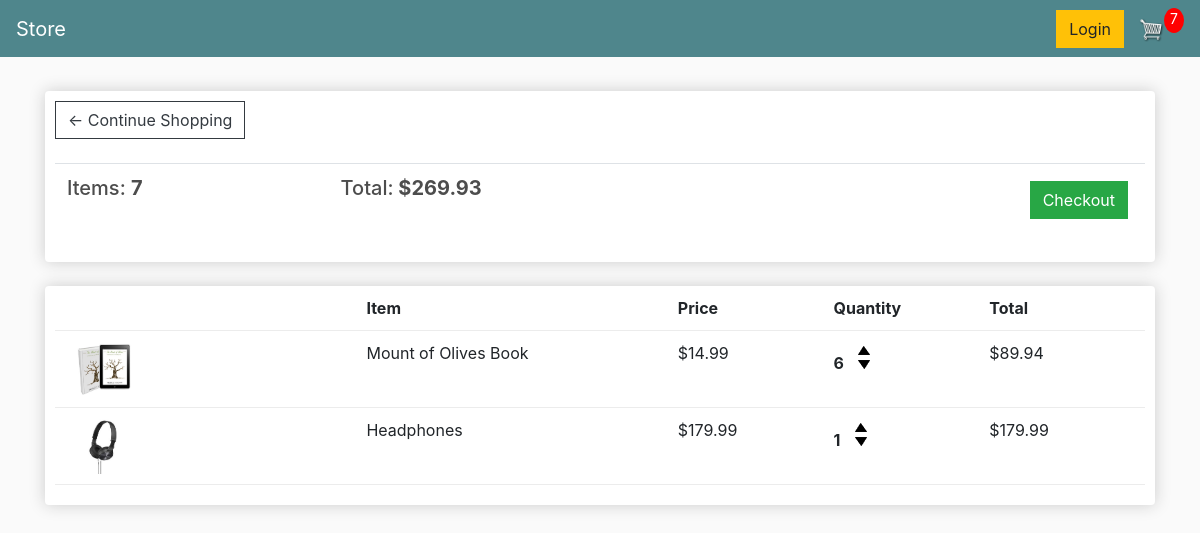
The app's page /cart/ (signed in) with its own data.
### store/models.py (models this page shows, shortened)
class Order(models.Model):
    customer = models.ForeignKey(Customer, on_delete=models.SET_NULL, blank=True, null=True)
    date_ordered = models.DateTimeField(auto_now_add=True)
    complete = models.BooleanField(default=False)
    transaction_id = models.CharField(max_length=200, null=True)
    @property
    def get_cart_total(self):
        orderitems = self.orderitem_set.all()
        total = sum([item.get_total for item in orderitems])
        return total
    @property
    def get_cart_items(self):
        orderitems = self.orderitem_set.all()
        total = sum([item.quantity for item in orderitems])
        return total

class OrderItem(models.Model):
    product = models.ForeignKey(Product, on_delete=models.SET_NULL, blank=True, null=True)
    order = models.ForeignKey(Order, on_delete=models.SET_NULL, blank=True, null=True)
    quantity = models.IntegerField(default=0, null=True, blank=True)
    date_added = models.DateTimeField(auto_now_add=True)
    @property
    def get_total(self):
        total = self.product.price * self.quantity
        return total

class Product(models.Model):
    name = models.CharField(max_length=200, null=True)
    price = models.DecimalField(max_digits=7, decimal_places=2)
    digital = models.BooleanField(default=False, null=True, blank=False)
    image = models.ImageField(null=True, blank=True)
    @property
    def imageURL(self):
        try:
            url = self.image.url
        except:
            url = ''
        return url

### store/views.py (the view)
# urls.py: path('cart/', views.cart, name='cart'),
def cart(request):
    if request.user.is_authenticated:
        customer = request.user.customer
        order, created = Order.objects.get_or_create(customer=customer, complete=False)
        items = order.orderitem_set.all()
        cartItems = order.get_cart_items
    else:
        items = []
        order = {'get_cart_total':0, 'get_cart_items':0, 'shipping': False}
        cartItems = order['get_cart_items']
    context = {'items': items, 'order': order, 'cartItems':cartItems}
    return render(request, 'store/cart.html', context)

### store/templates/store/cart.html
{% extends 'store/main.html' %}
{% load static %}
{% block content %}
	<div class="row">
		<div class="col-lg-12">
			<div class="box-element">
				<a  class="btn btn-outline-dark" href="{% url 'store' %}">&#x2190; Continue Shopping</a>
				<br>
				<br>
				<table class="table">
					<tr>
						<th><h5>Items: <strong>{{order.get_cart_items}}</strong></h5></th>
						<th><h5>Total:<strong> ${{order.get_cart_total|floatformat:2}}</strong></h5></th>
						<th>
							<a  style="float:right; margin:5px;" class="btn btn-success" href="{% url 'checkout' %}">Checkout</a>
						</th>
					</tr>
				</table>
			</div>
			<br>
			<div class="box-element">
				<div class="cart-row">
					<div style="flex:2"></div>
					<div style="flex:2"><strong>Item</strong></div>
					<div style="flex:1"><strong>Price</strong></div>
					<div style="flex:1"><strong>Quantity</strong></div>
					<div style="flex:1"><strong>Total</strong></div>
				</div>
				{% for item in items %}
				<div class="cart-row">
					<div style="flex:2"><img class="row-image" src="{{item.product.imageURL}}"></div>
					<div style="flex:2"><p>{{item.product.name}}</p></div>
					<div style="flex:1"><p>${{item.product.price|floatformat:2}}</p></div>
					<div style="flex:1">
						<p class="quantity">{{item.quantity}}</p>
						<div class="quantity">
							<img data-product="{{item.product.id}}" data-action="add" class="chg-quantity update-cart" src="{% static  'images/arrow-up.png' %}">
							<img data-product="{{item.product.id}}" data-action="remove" class="chg-quantity update-cart" src="{% static  'images/arrow-down.png' %}">
						</div>
					</div>
					<div style="flex:1"><p>${{item.get_total|floatformat:2}}</p></div>
				</div>
				{% endfor %}
			</div>
		</div>
	</div>
{% endblock content %}

### static/css/main.css (style rules this page uses)
h1,h2,h3,h4,h5,h6 { color:hsl(0, 0%, 30%); }
.box-element { box-shadow:hsl(0, 0%, 80%) 0 0 16px; background-color: #fff; border-radius: 4px; padding: 10px; }
.col-lg-4, .col-lg-6, .col-lg-8, .col-lg-12 { margin-top: 10px; }
.btn { border-radius: 0; }
.row-image { width: 100px; }
.cart-row { display: flex; align-items: flex-stretch; padding-bottom: 10px; margin-bottom: 10px; border-bottom: 1px solid #ececec; }
.quantity { display: inline-block; font-weight: 700; padding-right:10px; }
.chg-quantity { width: 12px; cursor: pointer; display: block; margin-top: 5px; transition:.1s; }

### records on screen
Order: get_cart_items "7", get_cart_total "269.93"
OrderItem: product.imageURL (picture), product.name "Mount of Olives Book", product.price "14.99", quantity "6", get_total "89.94"
OrderItem: product.imageURL (picture), product.name "Headphones", product.price "179.99", quantity "1", get_total "179.99"

### other values on screen
{{ cartItems }} "7"
